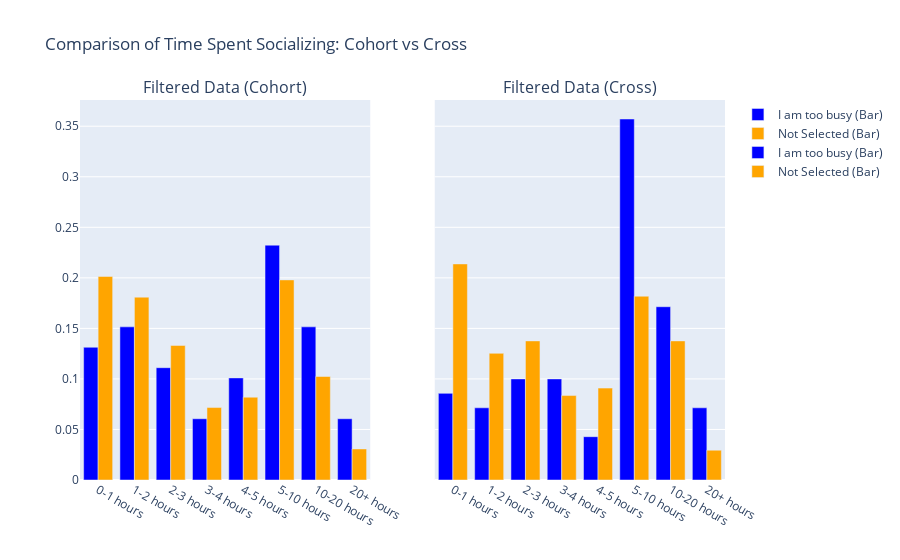

Here is the notebook cell this chart was saved with:
### Code cell
import plotly.graph_objects as go
import pandas as pd
from plotly.subplots import make_subplots

# Helper function to generate the social time plot for any dataset
def generate_social_time_plot(filtered_data, title):
    # Step 1: Clean data by dropping rows with NA in the relevant variable
    filtered_data_no_na = filtered_data.dropna(subset=["CONNECTION_social_time_friends_p7d"])

    # Step 2: Bin the continuous hours variable into categories (e.g., 0-1 hours, 1-2 hours, etc.)
    bins = [0, 1, 2, 3, 4, 5, 10, 20, 50]
    labels = ['0-1 hours', '1-2 hours', '2-3 hours', '3-4 hours', '4-5 hours', '5-10 hours', '10-20 hours', '20+ hours']
    filtered_data_no_na['Social_Time_Friends_Binned'] = pd.cut(filtered_data_no_na['CONNECTION_social_time_friends_p7d'], bins=bins, labels=labels, right=False)

    # Step 3: Group by "Too Busy" status and time spent socializing, calculate counts
    grouped_data = (
        filtered_data_no_na.groupby(["CONNECTION_social_barriers_too_busy", "Social_Time_Friends_Binned"])
        .size()
        .reset_index(name="Count")
    )

    # Step 4: Calculate proportions within each "Too Busy" group
    group_totals = grouped_data.groupby("CONNECTION_social_barriers_too_busy")["Count"].transform("sum")
    grouped_data["Proportion"] = grouped_data["Count"] / group_totals

    # Step 5: Create the plot
    fig = go.Figure()

    # Add bar plots for proportions (side-by-side)
    for status, color in zip(["I am too busy", "Not Selected"], ["blue", "orange"]):
        status_data = grouped_data[grouped_data["CONNECTION_social_barriers_too_busy"] == status]
        fig.add_trace(
            go.Bar(
                x=status_data["Social_Time_Friends_Binned"],
                y=status_data["Proportion"],
                name=f"{status} (Bar)",
                marker=dict(color=color),
            )
        )

    # Step 6: Update the layout
    fig.update_layout(
        title=title,
        xaxis_title="Time Spent Socializing (Hours)",
        yaxis_title="Proportion",
        barmode="group",  # Keep bars side by side
        legend_title="Legend",
        xaxis=dict(categoryorder="array", categoryarray=labels),  # Maintain custom bin order
    )

    return fig

# Create a subplot with two columns
fig = make_subplots(
    rows=1, cols=2,
    subplot_titles=["Filtered Data (Cohort)", "Filtered Data (Cross)"],
    shared_yaxes=True  # Share y-axis to align the bars
)

# Generate and add traces for filtered_data_cohort (right subplot)
cohort_fig = generate_social_time_plot(filtered_data_cohort, "Time Spent Socializing: Cohort")
for trace in cohort_fig.data:
    fig.add_trace(trace, row=1, col=1)

# Generate and add traces for filtered_data_cross (left subplot)
cross_fig = generate_social_time_plot(filtered_data_cross, "Time Spent Socializing: Cross")
for trace in cross_fig.data:
    fig.add_trace(trace, row=1, col=2)

# Update layout for overall figure
fig.update_layout(
    title="Comparison of Time Spent Socializing: Cohort vs Cross",
    showlegend=True,
)

fig.show()

### Figure 1 — Plotly figure (JSON) as saved in the notebook; plotly's stock layout.template omitted (floating-point values rounded to 4 significant figures)
{"data": [{"marker": {"color": "blue"}, "name": "I am too busy (Bar)", "type": "bar", "x": ["0-1 hours", "1-2 hours", "2-3 hours", "3-4 hours", "4-5 hours", "5-10 hours", "10-20 hours", "20+ hours"], "xaxis": "x", "y": [0.1313, 0.1515, 0.1111, 0.06061, 0.101, 0.2323, 0.1515, 0.06061], "yaxis": "y"}, {"marker": {"color": "orange"}, "name": "Not Selected (Bar)", "type": "bar", "x": ["0-1 hours", "1-2 hours", "2-3 hours", "3-4 hours", "4-5 hours", "5-10 hours", "10-20 hours", "20+ hours"], "xaxis": "x", "y": [0.2014, 0.1809, 0.1331, 0.07167, 0.08191, 0.198, 0.1024, 0.03072], "yaxis": "y"}, {"marker": {"color": "blue"}, "name": "I am too busy (Bar)", "type": "bar", "x": ["0-1 hours", "1-2 hours", "2-3 hours", "3-4 hours", "4-5 hours", "5-10 hours", "10-20 hours", "20+ hours"], "xaxis": "x2", "y": [0.08571, 0.07143, 0.1, 0.1, 0.04286, 0.3571, 0.1714, 0.07143], "yaxis": "y2"}, {"marker": {"color": "orange"}, "name": "Not Selected (Bar)", "type": "bar", "x": ["0-1 hours", "1-2 hours", "2-3 hours", "3-4 hours", "4-5 hours", "5-10 hours", "10-20 hours", "20+ hours"], "xaxis": "x2", "y": [0.2138, 0.1253, 0.1376, 0.08354, 0.09091, 0.1818, 0.1376, 0.02948], "yaxis": "y2"}], "layout": {"annotations": [{"font": {"size": 16}, "showarrow": false, "text": "Filtered Data (Cohort)", "x": 0.225, "xanchor": "center", "xref": "paper", "y": 1, "yanchor": "bottom", "yref": "paper"}, {"font": {"size": 16}, "showarrow": false, "text": "Filtered Data (Cross)", "x": 0.775, "xanchor": "center", "xref": "paper", "y": 1, "yanchor": "bottom", "yref": "paper"}], "showlegend": true, "title": {"text": "Comparison of Time Spent Socializing: Cohort vs Cross"}, "xaxis": {"anchor": "y", "domain": [0, 0.45]}, "xaxis2": {"anchor": "y2", "domain": [0.55, 1]}, "yaxis": {"anchor": "x", "domain": [0, 1]}, "yaxis2": {"anchor": "x2", "domain": [0, 1], "matches": "y", "showticklabels": false}}}
